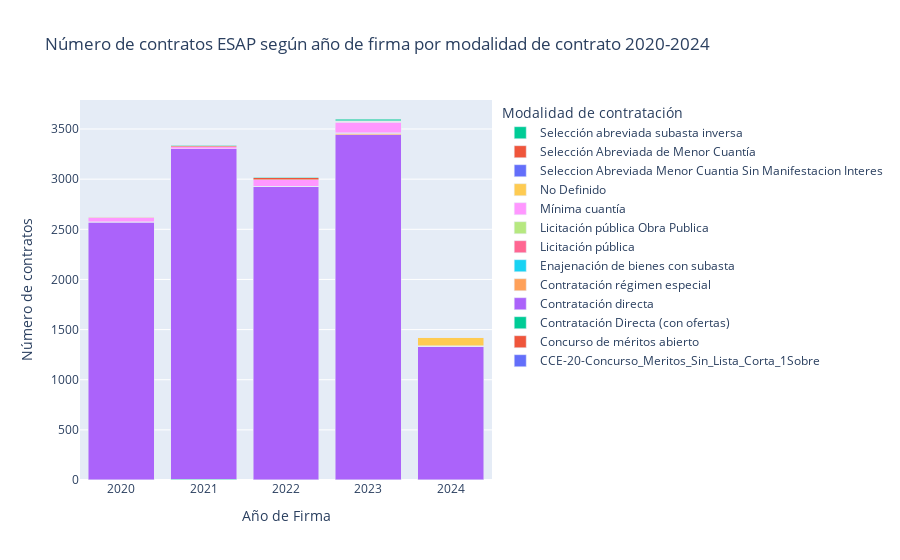

This figure's notebook cell:
### Markdown cell above
_Número de contratos ESAP por tipo de modalidad año 2020 - 2024_

### Code cell
# Agrupar por año y modalidad, y contrato
modalidad_anio_counts = secop.groupby(['ano_fecha_de_firma', 'modalidad_de_contratacion']).size().unstack(fill_value=0)

# Crear el gráfico
fig = go.Figure()
for modalidad in modalidad_anio_counts.columns:
    fig.add_trace(go.Bar(
        x=modalidad_anio_counts.index,
        y=modalidad_anio_counts[modalidad],
        name=modalidad
    ))

# Actualizar el diseño del gráfico
fig.update_layout(
    barmode='stack',
    title='Número de contratos ESAP según año de firma por modalidad de contrato 2020-2024',
    xaxis_title='Año de Firma',
    yaxis_title='Número de contratos',
    legend_title='Modalidad de contratación'
)

# Mostrar el gráfico
fig.show()

### Figure 1 — Plotly figure (JSON) as saved in the notebook; plotly's stock layout.template omitted (floating-point values rounded to 4 significant figures)
{"data": [{"name": "CCE-20-Concurso_Meritos_Sin_Lista_Corta_1Sobre", "type": "bar", "x": [2020, 2021, 2022, 2023, 2024], "y": [0, 0, 0, 4, 1]}, {"name": "Concurso de méritos abierto", "type": "bar", "x": [2020, 2021, 2022, 2023, 2024], "y": [2, 0, 0, 0, 0]}, {"name": "Contratación Directa (con ofertas)", "type": "bar", "x": [2020, 2021, 2022, 2023, 2024], "y": [2, 8, 4, 0, 0]}, {"name": "Contratación directa", "type": "bar", "x": [2020, 2021, 2022, 2023, 2024], "y": [2566, 3293, 2920, 3441, 1331]}, {"name": "Contratación régimen especial", "type": "bar", "x": [2020, 2021, 2022, 2023, 2024], "y": [3, 0, 1, 6, 0]}, {"name": "Enajenación de bienes con subasta", "type": "bar", "x": [2020, 2021, 2022, 2023, 2024], "y": [0, 0, 4, 0, 0]}, {"name": "Licitación pública", "type": "bar", "x": [2020, 2021, 2022, 2023, 2024], "y": [0, 2, 0, 9, 0]}, {"name": "Licitación pública Obra Publica", "type": "bar", "x": [2020, 2021, 2022, 2023, 2024], "y": [2, 0, 0, 4, 1]}, {"name": "Mínima cuantía", "type": "bar", "x": [2020, 2021, 2022, 2023, 2024], "y": [38, 20, 67, 106, 5]}, {"name": "No Definido", "type": "bar", "x": [2020, 2021, 2022, 2023, 2024], "y": [0, 0, 0, 7, 88]}, {"name": "Seleccion Abreviada Menor Cuantia Sin Manifestacion Interes", "type": "bar", "x": [2020, 2021, 2022, 2023, 2024], "y": [1, 0, 0, 0, 0]}, {"name": "Selección Abreviada de Menor Cuantía", "type": "bar", "x": [2020, 2021, 2022, 2023, 2024], "y": [8, 8, 18, 8, 0]}, {"name": "Selección abreviada subasta inversa", "type": "bar", "x": [2020, 2021, 2022, 2023, 2024], "y": [2, 8, 3, 15, 0]}], "layout": {"barmode": "stack", "legend": {"title": {"text": "Modalidad de contratación"}}, "title": {"text": "Número de contratos ESAP según año de firma por modalidad de contrato 2020-2024"}, "xaxis": {"title": {"text": "Año de Firma"}}, "yaxis": {"title": {"text": "Número de contratos"}}}}
